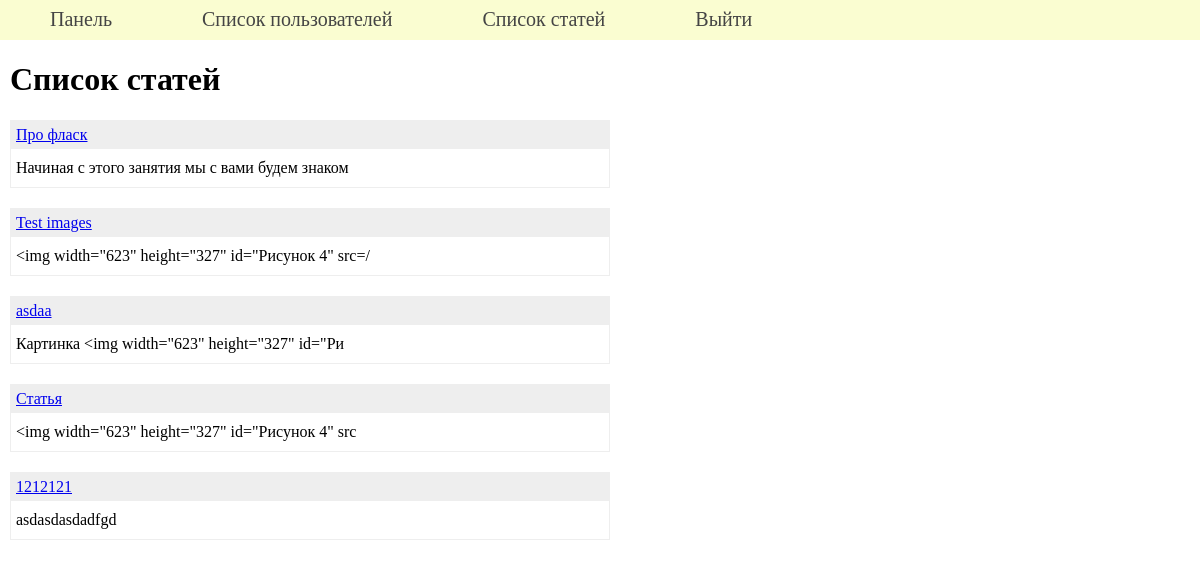
/admin/list-pubs (signed in), run on an earlier commit of the app's database.
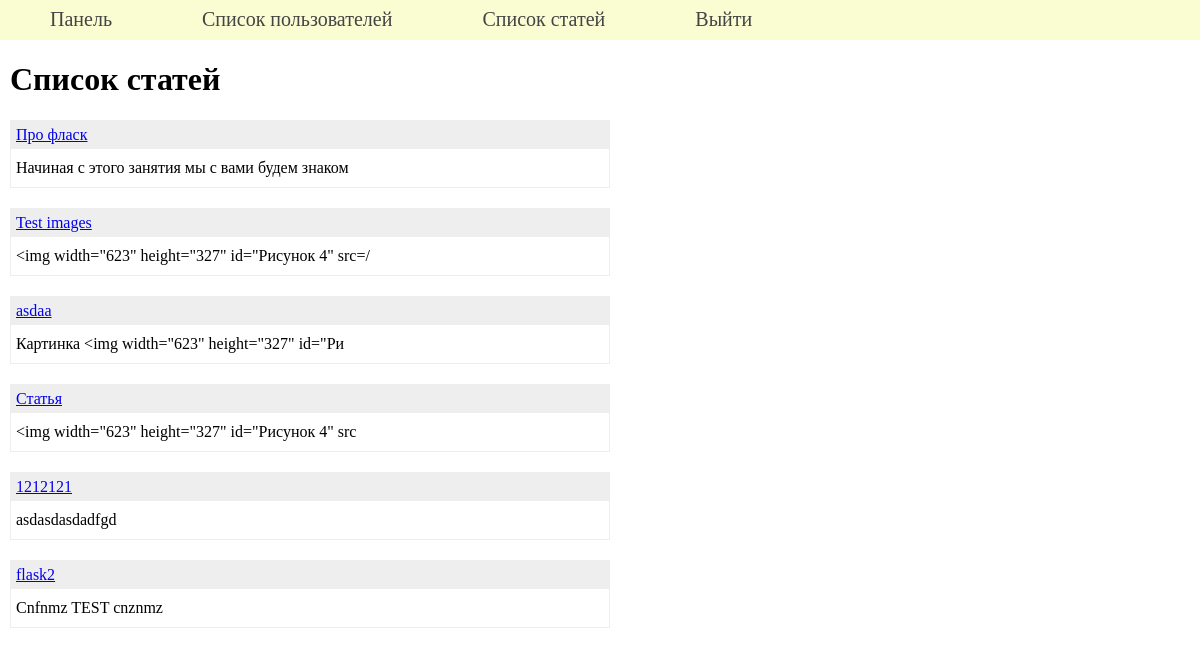
And on a later commit of the database.
### tables this page shows
CREATE TABLE posts (
id integer PRIMARY KEY AUTOINCREMENT,
title text NOT NULL,
text text NOT NULL,
url text NOT NULL,
time integer NOT NULL
);

### admin/admin.py (the view)
@admin.route('/list-pubs')
def listpubs():
    if not isLogged():
        return redirect(url_for('.login'))
    list = []
    if db:
        try:
            cur = db.cursor()
            cur.execute(f'SELECT title,text,url FROM posts')
            list = cur.fetchall()
        except sqlite3.Error as e:
            print('Ошибка подключения к БД', str(e))
    return render_template('admin/listpubs.html', title="Список статей", menu=menu, list=list)

### FDataBase.py (called while the page is built)
    def getUser(self, user_id):
        try:
            self.__cur.execute(f'SELECT * FROM users WHERE id = {user_id} LIMIT 1')
            res = self.__cur.fetchone()
            if not res:
                print('Пользователь не найден')
                return False
            return res
        except sqlite3.Error as e:
            print("Ошибка получения данных из БД", str(e))
        return False

### UserLogin.py (called while the page is built)
    def fromDB(self, user_id, db):
        self.__user = db.getUser(user_id)
        return self

### admin/admin.py (called while the page is built)
@admin.before_request
def before_request():
    global db
    db = g.get('link_db')

@admin.teardown_request
def teardown_request(request):
    global db
    db = None
    return request

def isLogged():
    return True if session.get('admin_logged') else False

### main.py (called while the page is built)
@login_manager.user_loader
def load_user(user_id):
    return UserLogin().fromDB(user_id, DBASE)

def connect_db():
    conn = sqlite3.connect(app.config['DATABASE'])
    conn.row_factory = sqlite3.Row
    return conn

def get_db():
    if not hasattr(g, 'link_db'):
        g.link_db = connect_db()
    return g.link_db

@app.before_request
def before_request():
    global DBASE
    db = get_db()
    DBASE = FDataBase(db)

### admin/templates/admin/listpubs.html (shortened to what this page needs)
{% extends 'admin/base_admin.html' %}
{% block content %}
<h1>{{title}}</h1>
<ul class="list-posts">
{% for p in list %}
<li>
<p class="title"><a href="{{ url_for('showPost', alias=p.url)}}">{{p.title}}</a></p>
<p class="annonce">{{ p.text[:50] | striptags  }}</p>
</li>
{% endfor %}
</ul>
{% endblock %}

What changed in the data, as far as the page shows it:
added posts: title "flask2", text "Cnfnmz TEST cnznmz"
